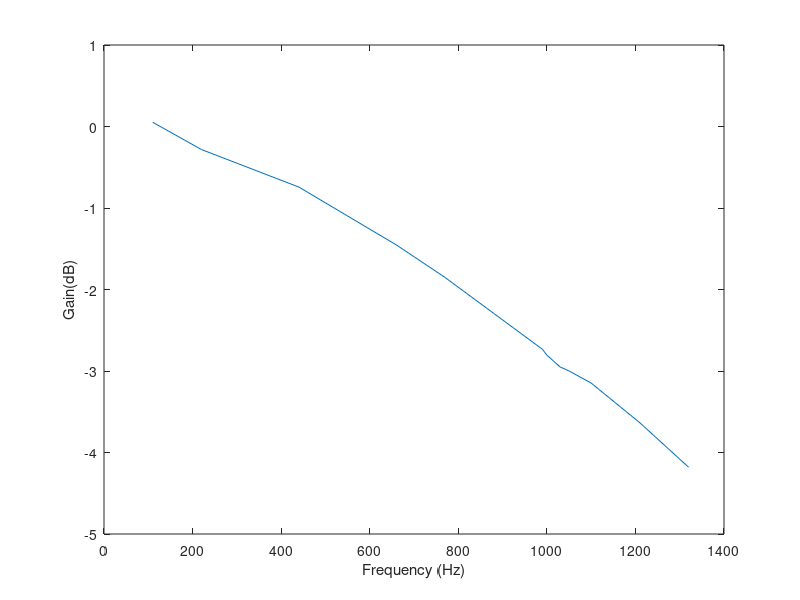

Write MATLAB code to recreate this figure.
% Reading values from the Bela oscilloscope
frequency = [110 220 440 660 770 880 990 1000 1030 1050 1100 1210 1320];
amplitude = [0.503 0.484 0.459 0.423 0.404 0.384 0.365 0.362 0.356 0.354 0.348 0.329 0.309];

% normalise gain
gain = (amplitude/0.5);

% plot gain vs frequency on a logarithmic Y axis
plot(frequency, 20*log10(gain));

% label axes
xlabel('Frequency (Hz)');
ylabel('Gain(dB)');

% show figure
shg

